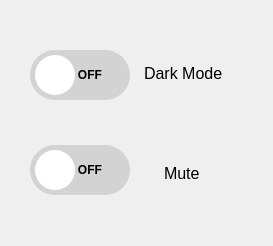
<?xml version="1.0" encoding="UTF-8"?>
<ui version="4.0">
 <class>options_dialog</class>
 <widget class="QDialog" name="options_dialog">
  <property name="geometry">
   <rect>
    <x>0</x>
    <y>0</y>
    <width>273</width>
    <height>246</height>
   </rect>
  </property>
  <property name="windowTitle">
   <string>Dialog</string>
  </property>
  <widget class="QPushButton" name="toggle_btn1">
   <property name="geometry">
    <rect>
     <x>30</x>
     <y>50</y>
     <width>100</width>
     <height>50</height>
    </rect>
   </property>
   <property name="styleSheet">
    <string notr="true">background-color: lightgray; border-radius: 25px; font-weight: bold;</string>
   </property>
   <property name="text">
    <string>      OFF</string>
   </property>
   <property name="checkable">
    <bool>true</bool>
   </property>
  </widget>
  <widget class="QPushButton" name="toggle_btn2">
   <property name="geometry">
    <rect>
     <x>30</x>
     <y>145</y>
     <width>100</width>
     <height>50</height>
    </rect>
   </property>
   <property name="styleSheet">
    <string notr="true">background-color: lightgray; border-radius: 25px; font-weight: bold;</string>
   </property>
   <property name="text">
    <string>      OFF</string>
   </property>
   <property name="checkable">
    <bool>true</bool>
   </property>
  </widget>
  <widget class="QPushButton" name="btn1_btn">
   <property name="geometry">
    <rect>
     <x>35</x>
     <y>55</y>
     <width>40</width>
     <height>40</height>
    </rect>
   </property>
   <property name="styleSheet">
    <string notr="true">background-color: white; border-radius: 20px;</string>
   </property>
   <property name="text">
    <string/>
   </property>
  </widget>
  <widget class="QPushButton" name="btn2_btn">
   <property name="geometry">
    <rect>
     <x>35</x>
     <y>150</y>
     <width>40</width>
     <height>40</height>
    </rect>
   </property>
   <property name="styleSheet">
    <string notr="true">background-color: white; border-radius: 20px;</string>
   </property>
   <property name="text">
    <string/>
   </property>
  </widget>
  <widget class="QTextEdit" name="textEdit">
   <property name="geometry">
    <rect>
     <x>160</x>
     <y>160</y>
     <width>71</width>
     <height>31</height>
    </rect>
   </property>
   <property name="styleSheet">
    <string notr="true">background: transparent; border: none;</string>
   </property>
   <property name="verticalScrollBarPolicy">
    <enum>Qt::ScrollBarAlwaysOff</enum>
   </property>
   <property name="horizontalScrollBarPolicy">
    <enum>Qt::ScrollBarAlwaysOff</enum>
   </property>
   <property name="html">
    <string>&lt;!DOCTYPE HTML PUBLIC &quot;-//W3C//DTD HTML 4.0//EN&quot; &quot;http://www.w3.org/TR/REC-html40/strict.dtd&quot;&gt;
&lt;html&gt;&lt;head&gt;&lt;meta name=&quot;qrichtext&quot; content=&quot;1&quot; /&gt;&lt;style type=&quot;text/css&quot;&gt;
p, li { white-space: pre-wrap; }
&lt;/style&gt;&lt;/head&gt;&lt;body style=&quot; font-family:'Gulim'; font-size:9pt; font-weight:400; font-style:normal;&quot;&gt;
&lt;p style=&quot; margin-top:0px; margin-bottom:0px; margin-left:0px; margin-right:0px; -qt-block-indent:0; text-indent:0px;&quot;&gt;&lt;span style=&quot; font-size:12pt;&quot;&gt;Mute&lt;/span&gt;&lt;/p&gt;&lt;/body&gt;&lt;/html&gt;</string>
   </property>
  </widget>
  <widget class="QTextEdit" name="textEdit_2">
   <property name="geometry">
    <rect>
     <x>140</x>
     <y>60</y>
     <width>121</width>
     <height>31</height>
    </rect>
   </property>
   <property name="styleSheet">
    <string notr="true">background: transparent; border: none;</string>
   </property>
   <property name="verticalScrollBarPolicy">
    <enum>Qt::ScrollBarAlwaysOff</enum>
   </property>
   <property name="horizontalScrollBarPolicy">
    <enum>Qt::ScrollBarAlwaysOff</enum>
   </property>
   <property name="html">
    <string>&lt;!DOCTYPE HTML PUBLIC &quot;-//W3C//DTD HTML 4.0//EN&quot; &quot;http://www.w3.org/TR/REC-html40/strict.dtd&quot;&gt;
&lt;html&gt;&lt;head&gt;&lt;meta name=&quot;qrichtext&quot; content=&quot;1&quot; /&gt;&lt;style type=&quot;text/css&quot;&gt;
p, li { white-space: pre-wrap; }
&lt;/style&gt;&lt;/head&gt;&lt;body style=&quot; font-family:'Gulim'; font-size:9pt; font-weight:400; font-style:normal;&quot;&gt;
&lt;p style=&quot; margin-top:0px; margin-bottom:0px; margin-left:0px; margin-right:0px; -qt-block-indent:0; text-indent:0px;&quot;&gt;&lt;span style=&quot; font-size:12pt;&quot;&gt;Dark Mode&lt;/span&gt;&lt;/p&gt;&lt;/body&gt;&lt;/html&gt;</string>
   </property>
  </widget>
 </widget>
 <resources/>
 <connections/>
</ui>
